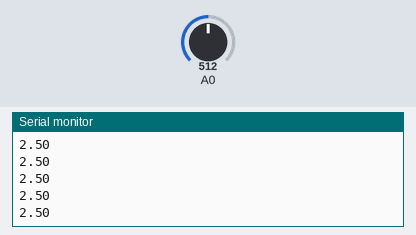
This sketch was run on a simulated Arduino Uno, built with avr-gcc and run on an emulated ATmega328P. Shown: the last lines printed to the serial monitor. Inputs (shaded band) come from the test bench; at power-on: A0 = 512.

Above: at 1.2 s.
1.3 s: A0 set to 716
At 1.56 s:
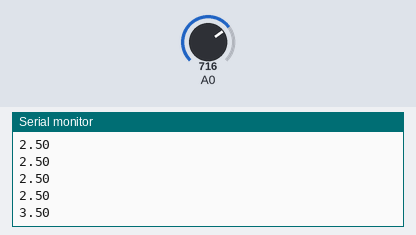
2.8 s: A0 set to 900
At 2.96 s:
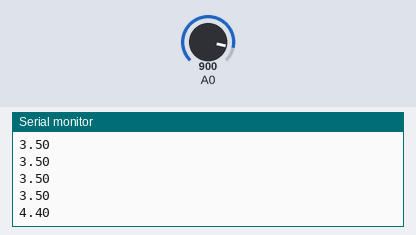
Timing chart, 0 to 5.8 s (numbered marks = the images above; inputs shaded):
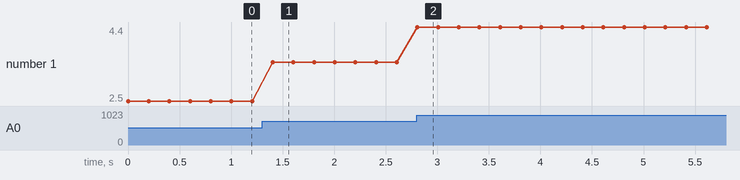

The sketch:

potentiometer.ino
```cpp
void setup() {
   // инициализация серийного обмена данными на скорости 9600 бит в секунду:
  Serial.begin(9600);
}

// цикл loop повторяется бесконечно:
void loop() {
  // считывает значение на аналоговом пине 0:
  int sensorValue = analogRead(A0);
  // конвертирует аналоговое считывание (которое идет от 0-1023) в напряжение (0-5 вольт):
  float voltage = sensorValue * (5.0 / 1023.0);
  // отображает в серийном мониторе считанное значение (ctrl+shift+M to open):
  Serial.println(voltage);
  delay(200);
}
```

Measured:
- after the input at 1.3 s, the serial monitor: prints a new line after 0.10 s (image 1)
- after the input at 2.8 s, the serial monitor: prints a new line at once (image 2)
- plotted number 1: 2.5 → 3.5 after the input at 1.3 s, 3.5 → 4.4 after the input at 2.8 s
